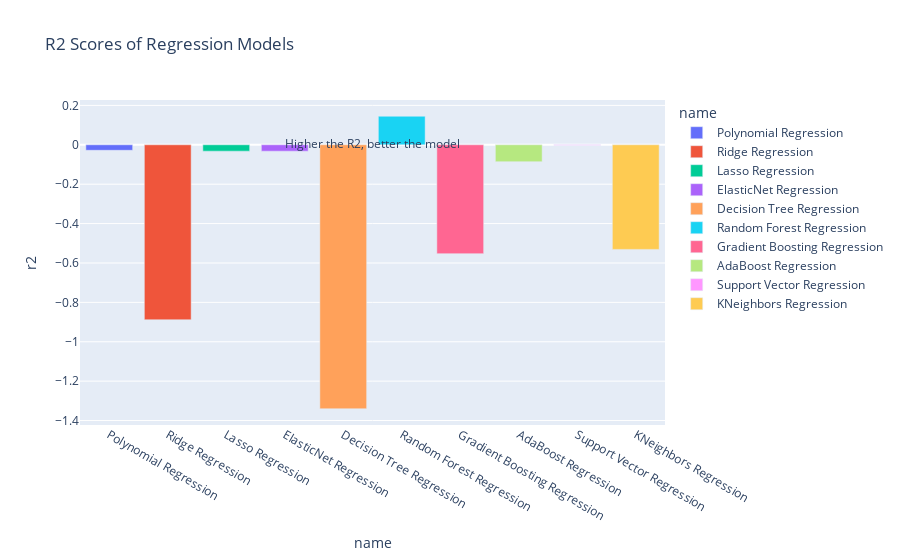

Here is the notebook cell this chart was saved with:
### Code cell
fig = px.bar(df_results, x='name', y='r2', color='name', title='R2 Scores of Regression Models')
# higher the r2, better the model
fig.add_annotation(xref='paper', yref='paper', x=0.5, y=0.9, text='Higher the R2, better the model', showarrow=False)
fig.show()

### Figure 1 — Plotly figure (JSON) as saved in the notebook; plotly's stock layout.template omitted (floating-point values rounded to 4 significant figures)
{"data": [{"alignmentgroup": "True", "hovertemplate": "name=%{x}<br>r2=%{y}<extra></extra>", "legendgroup": "Polynomial Regression", "marker": {"color": "#636efa", "pattern": {"shape": ""}}, "name": "Polynomial Regression", "offsetgroup": "Polynomial Regression", "orientation": "v", "showlegend": true, "textposition": "auto", "type": "bar", "x": ["Polynomial Regression"], "xaxis": "x", "y": [-0.02792], "yaxis": "y"}, {"alignmentgroup": "True", "hovertemplate": "name=%{x}<br>r2=%{y}<extra></extra>", "legendgroup": "Ridge Regression", "marker": {"color": "#EF553B", "pattern": {"shape": ""}}, "name": "Ridge Regression", "offsetgroup": "Ridge Regression", "orientation": "v", "showlegend": true, "textposition": "auto", "type": "bar", "x": ["Ridge Regression"], "xaxis": "x", "y": [-0.8883], "yaxis": "y"}, {"alignmentgroup": "True", "hovertemplate": "name=%{x}<br>r2=%{y}<extra></extra>", "legendgroup": "Lasso Regression", "marker": {"color": "#00cc96", "pattern": {"shape": ""}}, "name": "Lasso Regression", "offsetgroup": "Lasso Regression", "orientation": "v", "showlegend": true, "textposition": "auto", "type": "bar", "x": ["Lasso Regression"], "xaxis": "x", "y": [-0.03237], "yaxis": "y"}, {"alignmentgroup": "True", "hovertemplate": "name=%{x}<br>r2=%{y}<extra></extra>", "legendgroup": "ElasticNet Regression", "marker": {"color": "#ab63fa", "pattern": {"shape": ""}}, "name": "ElasticNet Regression", "offsetgroup": "ElasticNet Regression", "orientation": "v", "showlegend": true, "textposition": "auto", "type": "bar", "x": ["ElasticNet Regression"], "xaxis": "x", "y": [-0.03237], "yaxis": "y"}, {"alignmentgroup": "True", "hovertemplate": "name=%{x}<br>r2=%{y}<extra></extra>", "legendgroup": "Decision Tree Regression", "marker": {"color": "#FFA15A", "pattern": {"shape": ""}}, "name": "Decision Tree Regression", "offsetgroup": "Decision Tree Regression", "orientation": "v", "showlegend": true, "textposition": "auto", "type": "bar", "x": ["Decision Tree Regression"], "xaxis": "x", "y": [-1.34], "yaxis": "y"}, {"alignmentgroup": "True", "hovertemplate": "name=%{x}<br>r2=%{y}<extra></extra>", "legendgroup": "Random Forest Regression", "marker": {"color": "#19d3f3", "pattern": {"shape": ""}}, "name": "Random Forest Regression", "offsetgroup": "Random Forest Regression", "orientation": "v", "showlegend": true, "textposition": "auto", "type": "bar", "x": ["Random Forest Regression"], "xaxis": "x", "y": [0.1449], "yaxis": "y"}, {"alignmentgroup": "True", "hovertemplate": "name=%{x}<br>r2=%{y}<extra></extra>", "legendgroup": "Gradient Boosting Regression", "marker": {"color": "#FF6692", "pattern": {"shape": ""}}, "name": "Gradient Boosting Regression", "offsetgroup": "Gradient Boosting Regression", "orientation": "v", "showlegend": true, "textposition": "auto", "type": "bar", "x": ["Gradient Boosting Regression"], "xaxis": "x", "y": [-0.5527], "yaxis": "y"}, {"alignmentgroup": "True", "hovertemplate": "name=%{x}<br>r2=%{y}<extra></extra>", "legendgroup": "AdaBoost Regression", "marker": {"color": "#B6E880", "pattern": {"shape": ""}}, "name": "AdaBoost Regression", "offsetgroup": "AdaBoost Regression", "orientation": "v", "showlegend": true, "textposition": "auto", "type": "bar", "x": ["AdaBoost Regression"], "xaxis": "x", "y": [-0.08571], "yaxis": "y"}, {"alignmentgroup": "True", "hovertemplate": "name=%{x}<br>r2=%{y}<extra></extra>", "legendgroup": "Support Vector Regression", "marker": {"color": "#FF97FF", "pattern": {"shape": ""}}, "name": "Support Vector Regression", "offsetgroup": "Support Vector Regression", "orientation": "v", "showlegend": true, "textposition": "auto", "type": "bar", "x": ["Support Vector Regression"], "xaxis": "x", "y": [-0.002082], "yaxis": "y"}, {"alignmentgroup": "True", "hovertemplate": "name=%{x}<br>r2=%{y}<extra></extra>", "legendgroup": "KNeighbors Regression", "marker": {"color": "#FECB52", "pattern": {"shape": ""}}, "name": "KNeighbors Regression", "offsetgroup": "KNeighbors Regression", "orientation": "v", "showlegend": true, "textposition": "auto", "type": "bar", "x": ["KNeighbors Regression"], "xaxis": "x", "y": [-0.5311], "yaxis": "y"}], "layout": {"annotations": [{"showarrow": false, "text": "Higher the R2, better the model", "x": 0.5, "xref": "paper", "y": 0.9, "yref": "paper"}], "barmode": "relative", "legend": {"title": {"text": "name"}, "tracegroupgap": 0}, "title": {"text": "R2 Scores of Regression Models"}, "xaxis": {"anchor": "y", "categoryarray": ["Polynomial Regression", "Ridge Regression", "Lasso Regression", "ElasticNet Regression", "Decision Tree Regression", "Random Forest Regression", "Gradient Boosting Regression", "AdaBoost Regression", "Support Vector Regression", "KNeighbors Regression"], "categoryorder": "array", "domain": [0, 1], "title": {"text": "name"}}, "yaxis": {"anchor": "x", "domain": [0, 1], "title": {"text": "r2"}}}}
